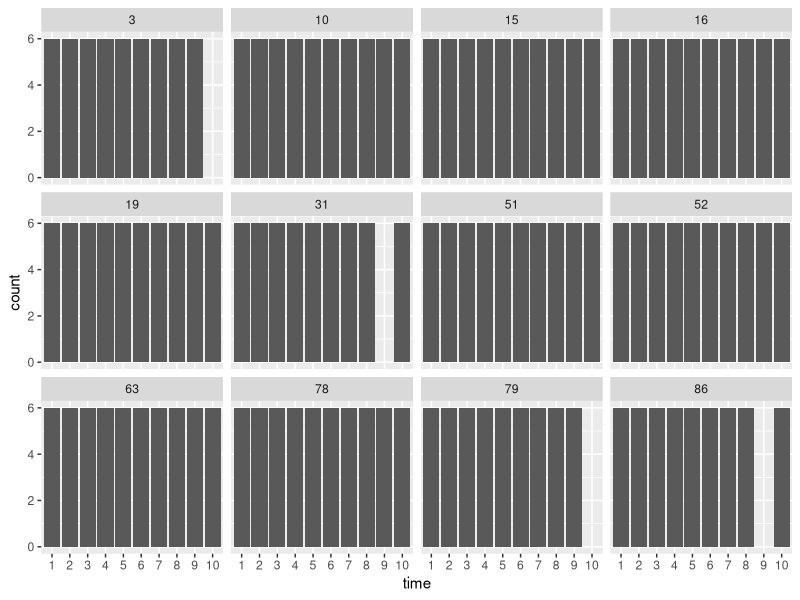
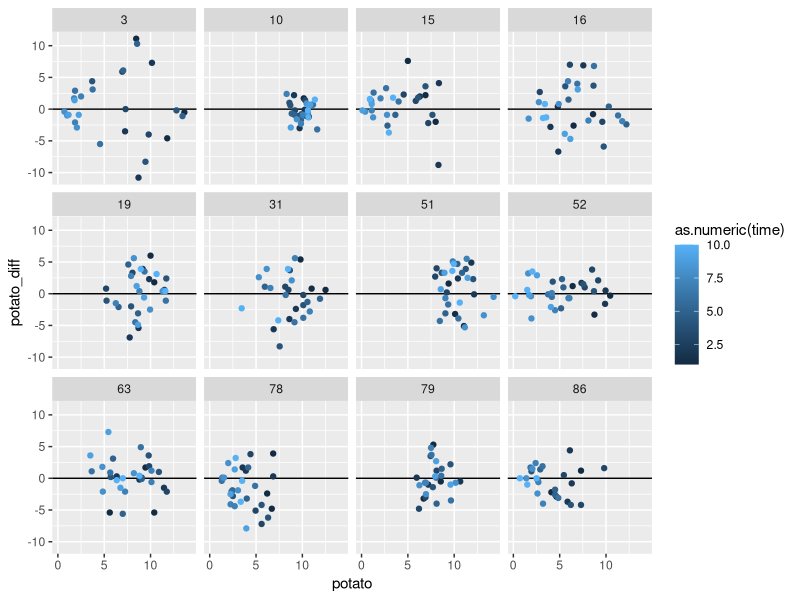
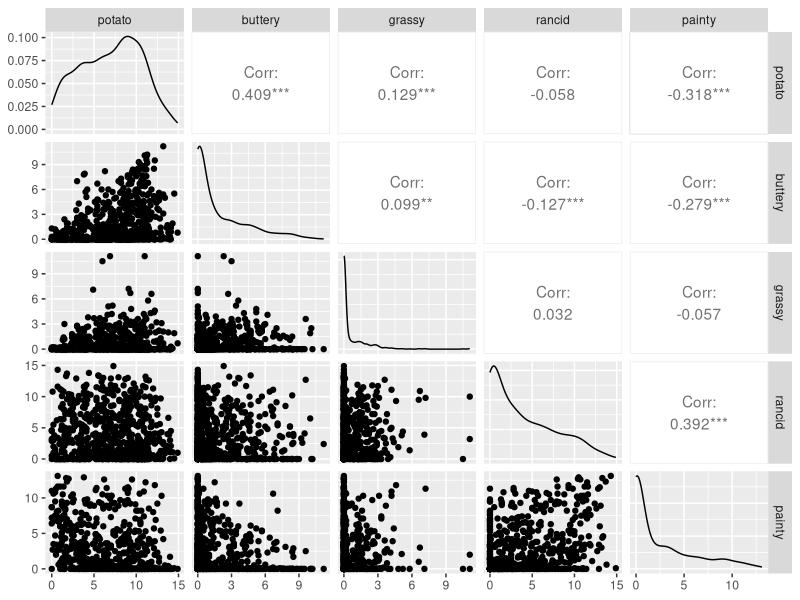
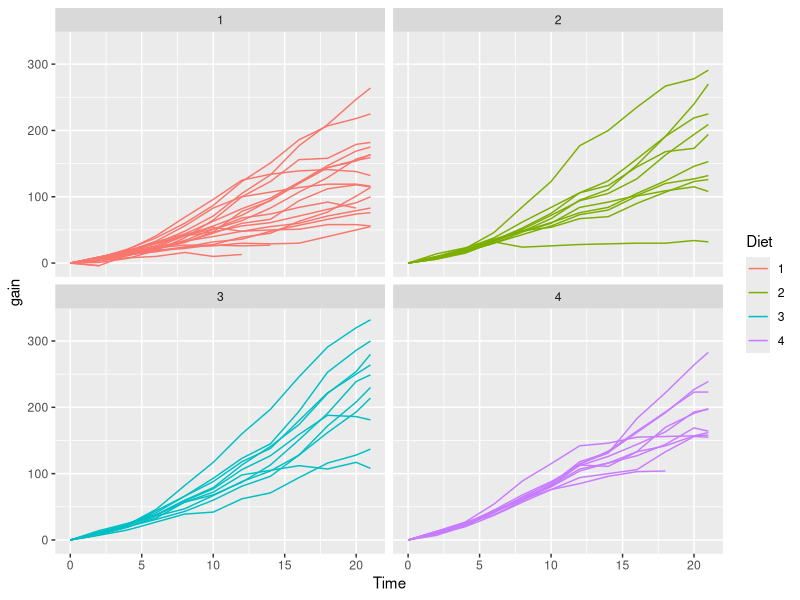

These figures' R source, in order:
knitr::opts_chunk$set(echo = TRUE)
data(baseball, package = "plyr")
library(tidyverse)
data(french_fries, package = "reshape2")
french_fries %>% filter(subject == 3, time == 1) %>% head(3)
french_fries %>% arrange(desc(rancid), potato) %>% head(3)
french_fries %>% arrange(rancid, potato) %>% head(3)
french_fries %>%
    select(time, treatment, subject, rep, potato) %>%  head
french_fries %>%
    summarise(mean_rancid = mean(rancid, na.rm=TRUE), 
              sd_rancid = sd(rancid, na.rm = TRUE))
french_fries %>%
    group_by(time, treatment) %>%
    summarise(mean_rancid = mean(rancid), sd_rancid = sd(rancid))
french_fries %>%
    mutate( awful = (buttery+potato)/2 - (grassy+painty+rancid)/3,
            time = as.numeric(time)) %>% 
  glimpse()
french_fries$awful
french_fries %>% 
  ggplot(aes(x = time)) + geom_bar() + facet_wrap(~subject) 
dim(french_fries) # too few rows - should be 720 = 12 x 10 x 6

# if subjects come, they give all six evaluations
french_fries %>% group_by(time, subject) %>% summarize(n = n()) %>% summary()
# not all subjects come all the time:
french_fries %>% group_by(subject) %>% summarize(n = n()) %>% arrange(n)
## 
## french_fries  %>% tally()
## french_fries %>% summarize(n=n())
## 
## french_fries %>% count(time, subject)
## french_fries %>% group_by(time, subject) %>% summarize(n=n())
## 
reps <- french_fries %>% group_by(time, subject, treatment) %>%
  summarise(
    potato_diff = diff(potato),
    potato = mean(potato)
  )
reps
reps %>% 
  ggplot(aes(x = potato, y = potato_diff, colour = as.numeric(time))) + 
  facet_wrap(~subject) +
  geom_hline(aes(yintercept=0)) +
  geom_point() 
# install.packages("GGally")
GGally::ggpairs(data = french_fries[ ,5:9])
ChickPlus <- ChickWeight %>% 
  group_by(Chick) %>% 
  mutate(gain = weight - weight[Time == 0])
## ChickPlus %>% filter(Chick == 1)  %>% select(-Diet) %>%  glimpse
ChickPlus %>% 
  ggplot(aes(x = Time, y = gain, group = Chick)) + 
  geom_line(aes(color=Diet)) +
  facet_wrap(~Diet)

ss <- subset(baseball, id == "sosasa01")
head(ss)
mean(ss$h / ss$ab)
## result <- rep(NA, length(indexset))
## for(i in indexset){
##   ... some statements ...
##   result[i] <- ...
## }
players <- unique(baseball$id)
n <- length(players)

ba <- rep(NA, n)

for(i in 1:n) {
  career <- subset(baseball, id == players[i])
  ba[i] <- with(career, mean(h / ab, na.rm = TRUE))
}

summary(ba)
players <- unique(baseball$id)
n <- length(players)

ba <- rep(NA, n)

head(ba)
players <- unique(baseball$id)

ba <- rep(NA, length(players))

for(i in 1:1) {
  career <- subset(baseball, id == players[i])
  ba[i] <- with(career, mean(h / ab, na.rm = TRUE))
}

head(ba)
players <- unique(baseball$id)

ba <- rep(NA, length(players))

for(i in 1:2) {
  career <- subset(baseball, id == players[i])
  ba[i] <- with(career, mean(h / ab, na.rm = TRUE))
}

head(ba)
